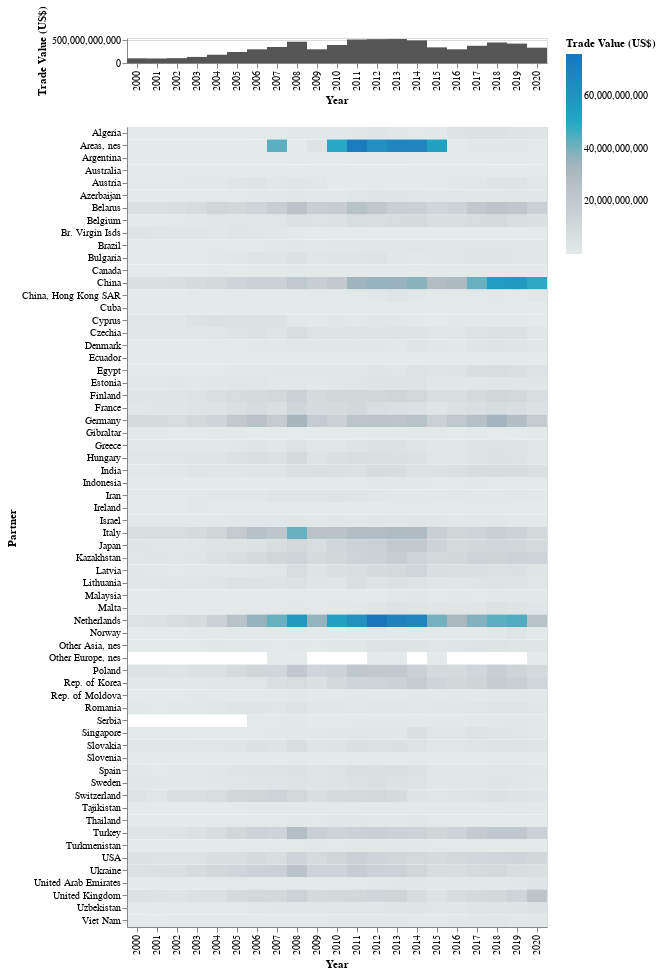

Here is the notebook cell this chart was saved with:
### Markdown cell above
#### HEATMAP VIZ

### Code cell
export_world_usd = alt.Chart(
    subdata.loc[
        (subdata['Trade Flow'] == 'Export') & (subdata.Partner == "World")
    ]
).mark_rect(color="#555555").encode(
    x='Year:O',
    y='Trade Value (US$)',
    #color='Trade Value (US$)'
).properties(
    height=25
)

export_partners_pct = alt.Chart(
    subdata.loc[
        (subdata['Trade Flow'] == 'Export') & (subdata.Partner != "World")
    ]
).mark_rect().encode(
    x='Year:O',
    y='Partner:O',
    color=alt.Color('Trade Value (US$)', scale=alt.Scale(scheme='lightgreyteal'))
).properties(
    height=800
)

alt.vconcat(export_world_usd, export_partners_pct)

### Figure 1 — Vega-Lite specification as saved in the notebook (floating-point values rounded to 4 significant figures; data arrays with more than 128 entries replaced by an {"elided": "..."} marker saying what was removed)
{"config": {"view": {"continuousWidth": 400, "continuousHeight": 300}}, "vconcat": [{"data": {"name": "data-6659565c2152c0debd013bab0a5fd9af"}, "mark": {"type": "rect", "color": "#555555"}, "encoding": {"x": {"field": "Year", "type": "ordinal"}, "y": {"field": "Trade Value (US$)", "type": "quantitative"}}, "height": 25}, {"data": {"name": "data-c22df984ddcd691cf269f31875a94ace"}, "mark": "rect", "encoding": {"color": {"field": "Trade Value (US$)", "scale": {"scheme": "lightgreyteal"}, "type": "quantitative"}, "x": {"field": "Year", "type": "ordinal"}, "y": {"field": "Partner", "type": "ordinal"}}, "height": 800}], "$schema": "https://vega.github.io/schema/vega-lite/v4.17.0.json", "datasets": {"data-6659565c2152c0debd013bab0a5fd9af": [{"Year": 2000, "Trade Flow": "Export", "Reporter Code": 643, "Reporter": "Russian Federation", "Reporter ISO": "RUS", "Partner Code": 0, "Partner": "World", "Partner ISO": "WLD", "Commodity Code": "TOTAL", "Commodity": "ALL COMMODITIES", "Trade Value (US$)": 103092748421, "Partner Pct": 100.0}, {"Year": 2001, "Trade Flow": "Export", "Reporter Code": 643, "Reporter": "Russian Federation", "Reporter ISO": "RUS", "Partner Code": 0, "Partner": "World", "Partner ISO": "WLD", "Commodity Code": "TOTAL", "Commodity": "ALL COMMODITIES", "Trade Value (US$)": 99868397027, "Partner Pct": 100.0}, {"Year": 2002, "Trade Flow": "Export", "Reporter Code": 643, "Reporter": "Russian Federation", "Reporter ISO": "RUS", "Partner Code": 0, "Partner": "World", "Partner ISO": "WLD", "Commodity Code": "TOTAL", "Commodity": "ALL COMMODITIES", "Trade Value (US$)": 106691997872, "Partner Pct": 100.0}, {"Year": 2003, "Trade Flow": "Export", "Reporter Code": 643, "Reporter": "Russian Federation", "Reporter ISO": "RUS", "Partner Code": 0, "Partner": "World", "Partner ISO": "WLD", "Commodity Code": "TOTAL", "Commodity": "ALL COMMODITIES", "Trade Value (US$)": 133655685163, "Partner Pct": 100.0}, {"Year": 2004, "Trade Flow": "Export", "Reporter Code": 643, "Reporter": "Russian Federation", "Reporter ISO": "RUS", "Partner Code": 0, "Partner": "World", "Partner ISO": "WLD", "Commodity Code": "TOTAL", "Commodity": "ALL COMMODITIES", "Trade Value (US$)": 181600379150, "Partner Pct": 100.0}, {"Year": 2005, "Trade Flow": "Export", "Reporter Code": 643, "Reporter": "Russian Federation", "Reporter ISO": "RUS", "Partner Code": 0, "Partner": "World", "Partner ISO": "WLD", "Commodity Code": "TOTAL", "Commodity": "ALL COMMODITIES", "Trade Value (US$)": 241451656882, "Partner Pct": 100.0}, {"Year": 2006, "Trade Flow": "Export", "Reporter Code": 643, "Reporter": "Russian Federation", "Reporter ISO": "RUS", "Partner Code": 0, "Partner": "World", "Partner ISO": "WLD", "Commodity Code": "TOTAL", "Commodity": "ALL COMMODITIES", "Trade Value (US$)": 301550665536, "Partner Pct": 100.0}, {"Year": 2007, "Trade Flow": "Export", "Reporter Code": 643, "Reporter": "Russian Federation", "Reporter ISO": "RUS", "Partner Code": 0, "Partner": "World", "Partner ISO": "WLD", "Commodity Code": "TOTAL", "Commodity": "All Commodities", "Trade Value (US$)": 352266398771, "Partner Pct": 100.0}, {"Year": 2008, "Trade Flow": "Export", "Reporter Code": 643, "Reporter": "Russian Federation", "Reporter ISO": "RUS", "Partner Code": 0, "Partner": "World", "Partner ISO": "WLD", "Commodity Code": "TOTAL", "Commodity": "All Commodities", "Trade Value (US$)": 467993954576, "Partner Pct": 100.0}, {"Year": 2009, "Trade Flow": "Export", "Reporter Code": 643, "Reporter": "Russian Federation", "Reporter ISO": "RUS", "Partner Code": 0, "Partner": "World", "Partner ISO": "WLD", "Commodity Code": "TOTAL", "Commodity": "All Commodities", "Trade Value (US$)": 301796058824, "Partner Pct": 100.0}, {"Year": 2010, "Trade Flow": "Export", "Reporter Code": 643, "Reporter": "Russian Federation", "Reporter ISO": "RUS", "Partner Code": 0, "Partner": "World", "Partner ISO": "WLD", "Commodity Code": "TOTAL", "Commodity": "All Commodities", "Trade Value (US$)": 397067520996, "Partner Pct": 100.0}, {"Year": 2011, "Trade Flow": "Export", "Reporter Code": 643, "Reporter": "Russian Federation", "Reporter ISO": "RUS", "Partner Code": 0, "Partner": "World", "Partner ISO": "WLD", "Commodity Code": "TOTAL", "Commodity": "All Commodities", "Trade Value (US$)": 516992618221, "Partner Pct": 100.0}, {"Year": 2012, "Trade Flow": "Export", "Reporter Code": 643, "Reporter": "Russian Federation", "Reporter ISO": "RUS", "Partner Code": 0, "Partner": "World", "Partner ISO": "WLD", "Commodity Code": "TOTAL", "Commodity": "All Commodities", "Trade Value (US$)": 524766420613, "Partner Pct": 100.0}, {"Year": 2013, "Trade Flow": "Export", "Reporter Code": 643, "Reporter": "Russian Federation", "Reporter ISO": "RUS", "Partner Code": 0, "Partner": "World", "Partner ISO": "WLD", "Commodity Code": "TOTAL", "Commodity": "All Commodities", "Trade Value (US$)": 527265918851, "Partner Pct": 100.0}, {"Year": 2014, "Trade Flow": "Export", "Reporter Code": 643, "Reporter": "Russian Federation", "Reporter ISO": "RUS", "Partner Code": 0, "Partner": "World", "Partner ISO": "WLD", "Commodity Code": "TOTAL", "Commodity": "All Commodities", "Trade Value (US$)": 497833528848, "Partner Pct": 100.0}, {"Year": 2015, "Trade Flow": "Export", "Reporter Code": 643, "Reporter": "Russian Federation", "Reporter ISO": "RUS", "Partner Code": 0, "Partner": "World", "Partner ISO": "WLD", "Commodity Code": "TOTAL", "Commodity": "All Commodities", "Trade Value (US$)": 343907651828, "Partner Pct": 100.0}, {"Year": 2016, "Trade Flow": "Export", "Reporter Code": 643, "Reporter": "Russian Federation", "Reporter ISO": "RUS", "Partner Code": 0, "Partner": "World", "Partner ISO": "WLD", "Commodity Code": "TOTAL", "Commodity": "All Commodities", "Trade Value (US$)": 301780443386, "Partner Pct": 100.0}, {"Year": 2017, "Trade Flow": "Export", "Reporter Code": 643, "Reporter": "Russian Federation", "Reporter ISO": "RUS", "Partner Code": 0, "Partner": "World", "Partner ISO": "WLD", "Commodity Code": "TOTAL", "Commodity": "All Commodities", "Trade Value (US$)": 379206606018, "Partner Pct": 100.0}, {"Year": 2018, "Trade Flow": "Export", "Reporter Code": 643, "Reporter": "Russian Federation", "Reporter ISO": "RUS", "Partner Code": 0, "Partner": "World", "Partner ISO": "WLD", "Commodity Code": "TOTAL", "Commodity": "All Commodities", "Trade Value (US$)": 451494828173, "Partner Pct": 100.0}, {"Year": 2019, "Trade Flow": "Export", "Reporter Code": 643, "Reporter": "Russian Federation", "Reporter ISO": "RUS", "Partner Code": 0, "Partner": "World", "Partner ISO": "WLD", "Commodity Code": "TOTAL", "Commodity": "All Commodities", "Trade Value (US$)": 426720332660, "Partner Pct": 100.0}, {"Year": 2020, "Trade Flow": "Export", "Reporter Code": 643, "Reporter": "Russian Federation", "Reporter ISO": "RUS", "Partner Code": 0, "Partner": "World", "Partner ISO": "WLD", "Commodity Code": "TOTAL", "Commodity": "All Commodities", "Trade Value (US$)": 337103969588, "Partner Pct": 100.0}], "data-c22df984ddcd691cf269f31875a94ace": {"elided": "1323 records"}}}
